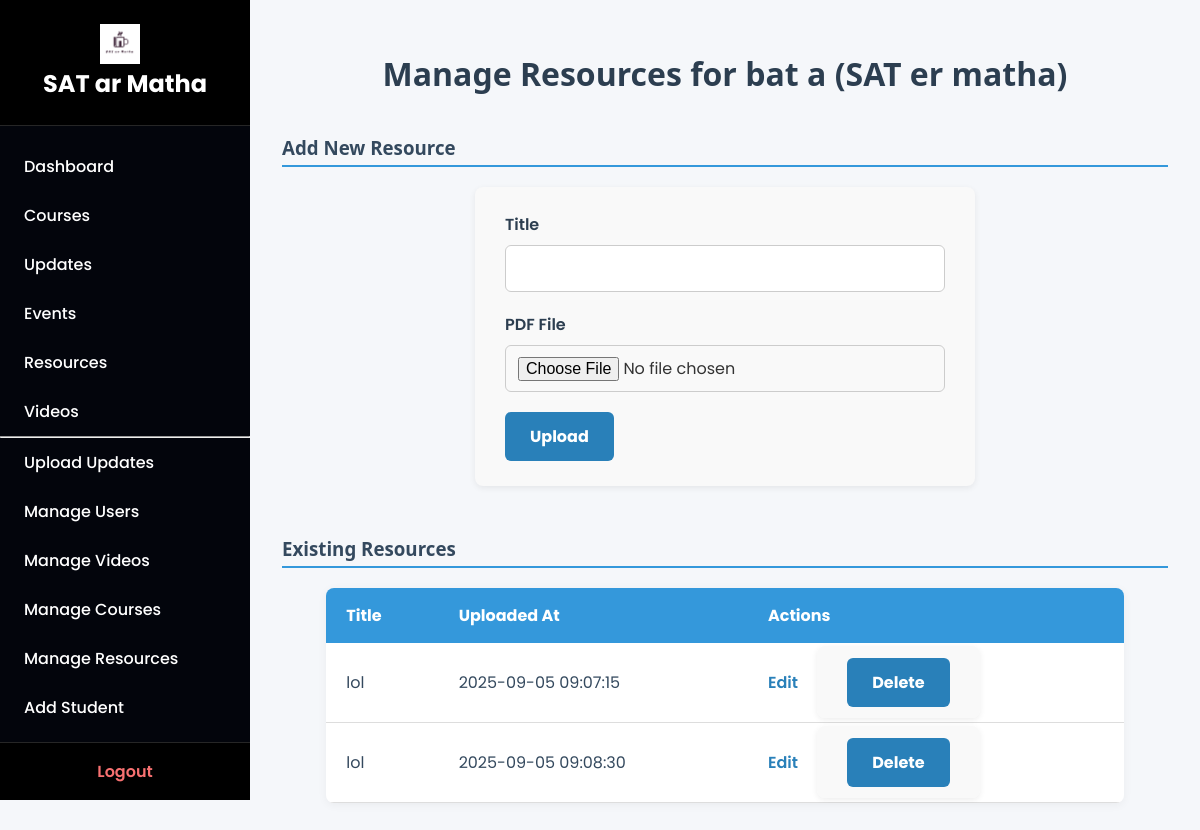
The app's page /admin/course/1/resources (signed in) with its own data.
### tables this page shows
CREATE TABLE courses (
        id INTEGER PRIMARY KEY AUTOINCREMENT,
        name TEXT NOT NULL,
        code TEXT NOT NULL,
        syllabus_pdf TEXT
    );

CREATE TABLE resources (
        id INTEGER PRIMARY KEY AUTOINCREMENT,
        course_id INTEGER NOT NULL,
        filename TEXT NOT NULL,
        title TEXT,
        uploaded_at TEXT DEFAULT CURRENT_TIMESTAMP,
        FOREIGN KEY(course_id) REFERENCES courses(id) ON DELETE CASCADE
    );

### app.py (the view, shortened to what this page needs)
@app.route('/admin/course/<int:course_id>/resources', methods=['GET', 'POST'])
@login_required
def manage_resources(course_id):
    if session.get('role') != 'admin':
        return redirect(url_for('dashboard'))
    conn = get_db_connection()
    course = conn.execute('SELECT * FROM courses WHERE id = ?', (course_id,)).fetchone()
    if not course:
        conn.close()
        return "Course not found", 404
    resources = conn.execute('SELECT * FROM resources WHERE course_id = ?', (course_id,)).fetchall()
    conn.close()
    return render_template('manage_resources.html', course=course, resources=resources)

### app.py (called while the page is built)
def get_db_connection():
    conn = sqlite3.connect('database.db')
    conn.row_factory = sqlite3.Row
    return conn

def login_required(f):
    @wraps(f)
    def decorated_function(*args, **kwargs):
        if 'user_id' not in session:
            return redirect(url_for('login'))
        return f(*args, **kwargs)
    return decorated_function

@app.context_processor
def inject_user_role():
    return dict(role=session.get('role'))

@app.context_processor
def inject_user_role():
    return dict(role=session.get('role'))

### templates/manage_resources.html (shortened to what this page needs)
{% extends "dashboard_base.html" %}
{% block content %}
<h2>Manage Resources for {{ course.name }} ({{ course.code }})</h2>
<h3>Add New Resource</h3>
<form method="POST" enctype="multipart/form-data">
  <label for="title">Title</label>
  <input type="text" name="title" id="title" required>
  <label for="resource_pdf">PDF File</label>
  <input type="file" name="resource_pdf" id="resource_pdf" accept="application/pdf" required>
  <button type="submit">Upload</button>
</form>
<h3>Existing Resources</h3>
{% if resources %}
<table>
  <thead>
    <tr><th>Title</th><th>Uploaded At</th><th>Actions</th></tr>
  </thead>
  <tbody>
    {% for r in resources %}
      <tr>
        <td>{{ r.title }}</td>
        <td>{{ r.uploaded_at }}</td>
        <td>
          <a href="{{ url_for('edit_resource', resource_id=r.id) }}">Edit</a>
          <form method="POST" action="{{ url_for('delete_resource', resource_id=r.id) }}" style="display:inline;" onsubmit="return confirm('Delete this resource?');">
            <button type="submit">Delete</button>
          </form>
        </td>
      </tr>
    {% endfor %}
  </tbody>
</table>
{% else %}
<p>No resources uploaded yet.</p>
{% endif %}
{% endblock %}

### static/css/style.css (style rules this page uses)
body { font-family: 'Poppins', sans-serif; margin: 0; background-color: #f4f7fa; color: #333; }
input[type="text"], input[type="file"] { width: 100%; padding: 10px; margin-bottom: 15px; border: 1px solid #ccc; border-radius: 5px; box-sizing: border-box; }
h2 { font-family: 'Segoe UI', Tahoma, Geneva, Verdana, sans-serif; font-size: 2rem; color: #2c3e50; margin-bottom: 40px; text-align: center; }

### templates/dashboard_base.html (style rules this page uses)
* { box-sizing: border-box; margin: 0; padding: 0; font-family: 'Poppins', sans-serif; }
body.dashboard-body { display: flex; min-height: 100vh; background-color: #f5f7fa; color: #333; }

### templates/manage_resources.html (style rules this page uses)
h2 { font-family: 'Segoe UI', Tahoma, Geneva, Verdana, sans-serif; font-size: 2rem; color: #2c3e50; margin-bottom: 30px; text-align: center; }
h3 { font-family: 'Segoe UI', Tahoma, Geneva, Verdana, sans-serif; color: #34495e; margin-top: 40px; margin-bottom: 20px; border-bottom: 2px solid #3498db; padding-bottom: 5px; }
form { background: #f9f9f9; padding: 25px 30px; border-radius: 8px; box-shadow: 0 2px 6px rgba(0,0,0,0.07); max-width: 500px; margin: 0 auto 50px auto; font-family: 'Open Sans', sans-serif; }
form label { display: block; font-weight: 600; margin-bottom: 8px; color: #2c3e50; }
form input[type="text"], form input[type="file"] { width: 100%; padding: 10px 12px; margin-bottom: 20px; border: 1.8px solid #ccc; border-radius: 6px; font-size: 1rem; transition: border-color 0.3s ease; }
form button[type="submit"] { background-color: #2980b9; color: white; border: none; padding: 12px 25px; border-radius: 6px; font-weight: 700; font-size: 1rem; cursor: pointer; transition: background-color 0.3s ease; }
table { width: 90%; margin: 0 auto 60px auto; border-collapse: collapse; font-family: 'Open Sans', sans-serif; box-shadow: 0 2px 10px rgba(0,0,0,0.05); border-radius: 8px; overflow: hidden; }
thead { background-color: #3498db; color: white; font-weight: 700; }
thead th { padding: 15px 20px; text-align: left; }
tbody tr { background-color: #fff; border-bottom: 1px solid #ddd; transition: background-color 0.3s ease; }
tbody td { padding: 15px 20px; vertical-align: middle; color: #34495e; }
tbody a { color: #2980b9; font-weight: 600; text-decoration: none; margin-right: 15px; transition: color 0.3s ease; }
tbody form button { background-color: #e74c3c; color: white; border: none; padding: 7px 14px; border-radius: 6px; font-weight: 600; cursor: pointer; font-size: 0.9rem; transition: background-color 0.3s ease; }

### records on screen
courses: name "bat a", code "SAT er matha"
resources: title "lol", uploaded_at "2025-09-05 09:07:15"
resources: title "lol", uploaded_at "2025-09-05 09:08:30"
